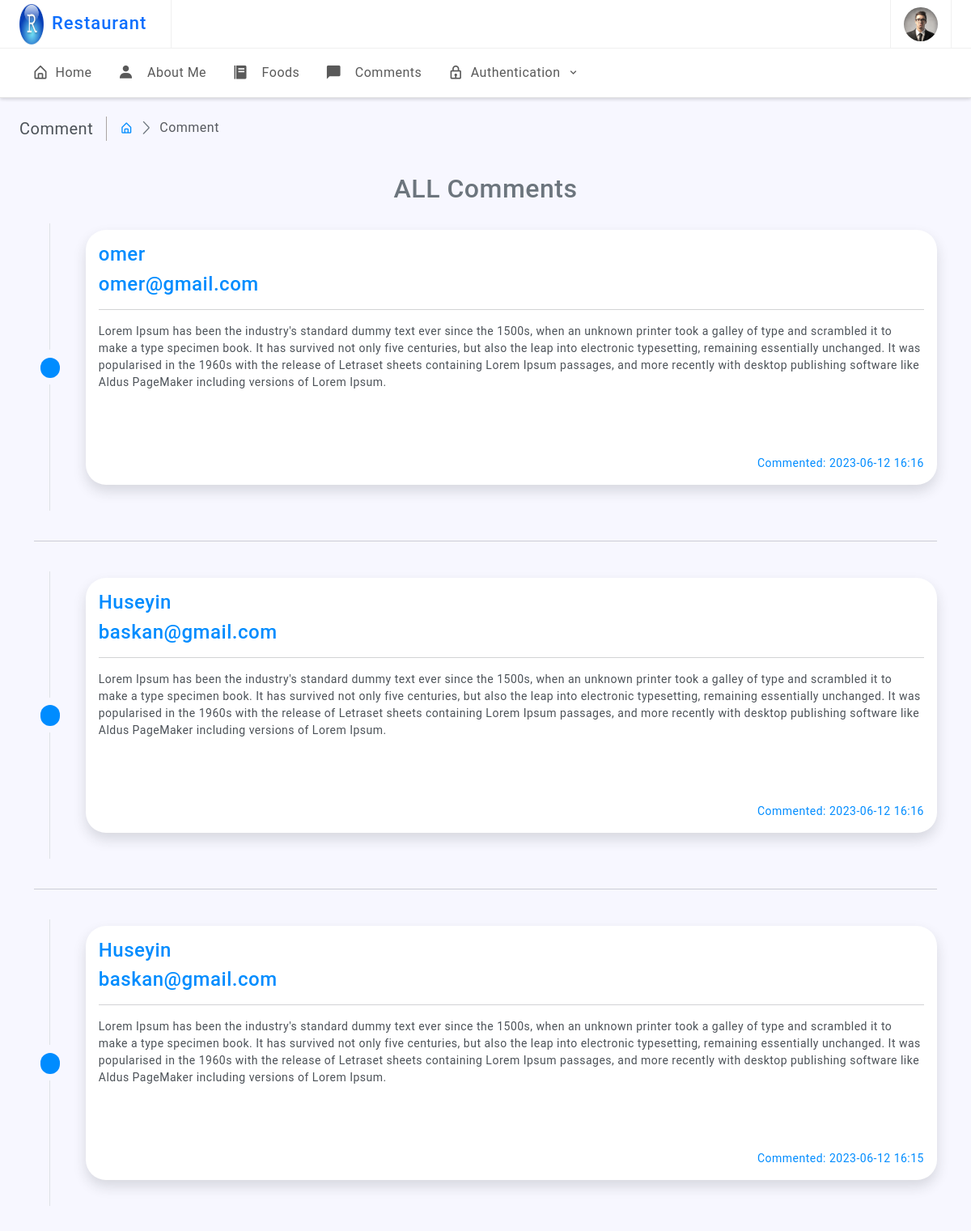
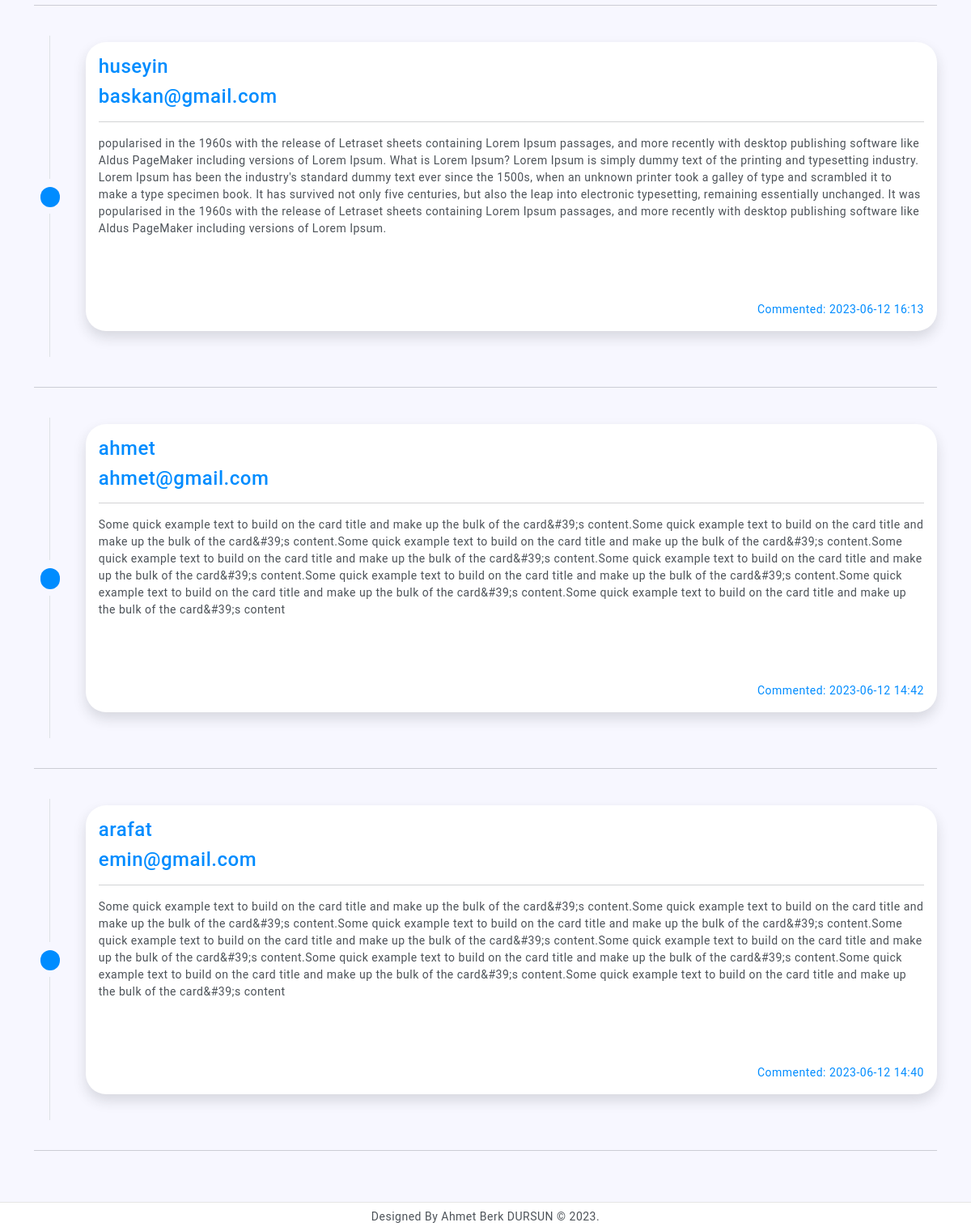
The page /commetns on the database as committed earlier (2 pictures, top to bottom).
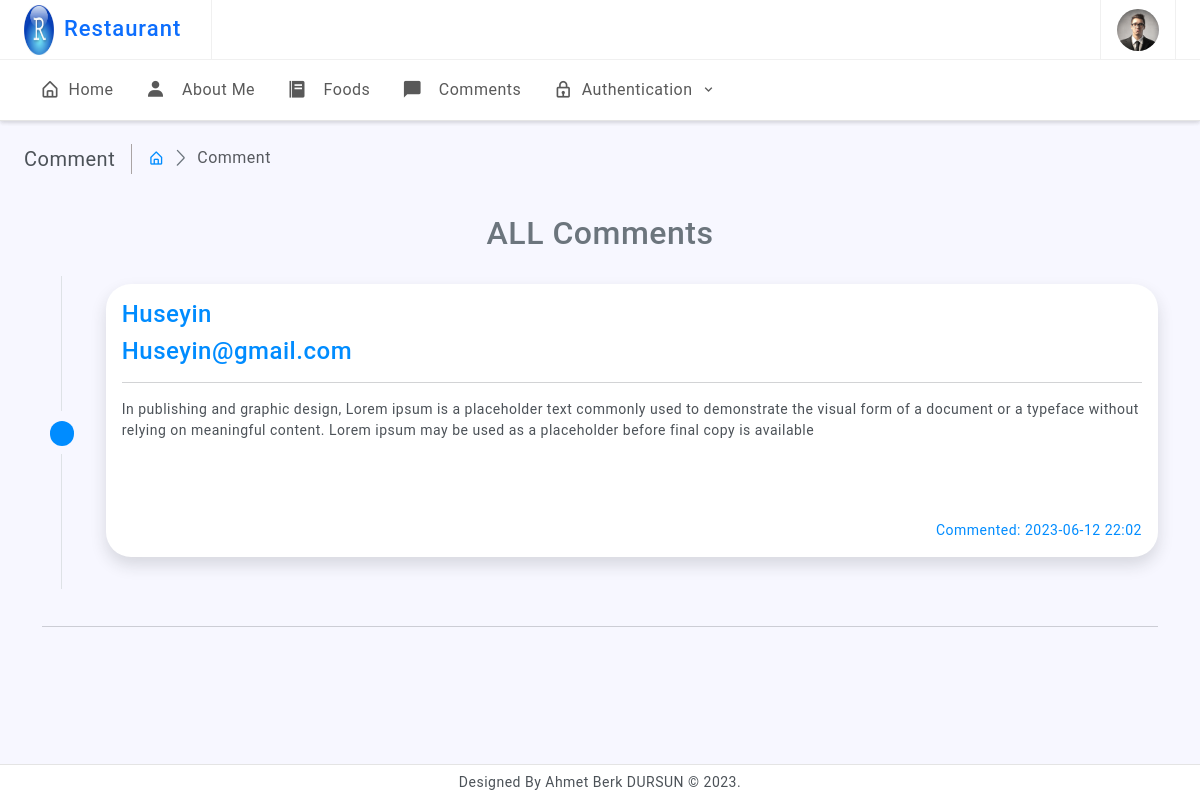
The same page on the database as committed later.
### Comments/models.py (models this page shows, shortened)
class Comment(models.Model):
    restaurant              = models.ForeignKey(Restaurants, on_delete=models.CASCADE, blank=False, null=False)
    name                    = models.CharField(max_length=64, blank=False, null=False)
    email                   = models.EmailField(max_length=128, blank=False, null=False)
    description             = models.TextField()
    date                    = models.DateTimeField(auto_now_add=True)
    waiter                  = models.IntegerField(default=1, validators=[MinValueValidator(1), MaxValueValidator(10)])
    park                    = models.IntegerField(default=1, validators=[MinValueValidator(1), MaxValueValidator(10)])
    comfortable             = models.IntegerField(default=1, validators=[MinValueValidator(1), MaxValueValidator(10)])
    air_condition           = models.IntegerField(default=1, validators=[MinValueValidator(1), MaxValueValidator(10)])
    cleaning                = models.IntegerField(default=1, validators=[MinValueValidator(1), MaxValueValidator(10)])
    flavor                  = models.IntegerField(default=1, validators=[MinValueValidator(1), MaxValueValidator(10)])
    price                   = models.IntegerField(default=1, validators=[MinValueValidator(1), MaxValueValidator(10)])
    menu_variety            = models.IntegerField(default=1, validators=[MinValueValidator(1), MaxValueValidator(10)])

### Comments/views.py (the view)
# urls.py: path('commetns', comment, name='comment'),
def comment(request):
    context = {
        'comments': Comment.objects.order_by("-date").all()
    }
    return render(request, 'comments/all_comments.html', context)

### templates/comments/all_comments.html (shortened to what this page needs)
{% extends 'base.html' %}
{% load static %}
{% block content %}
    <div class="page-wrapper">
        <div class="page-content">
            <div class="page-breadcrumb d-none d-sm-flex align-items-center mb-3">
                <div class="breadcrumb-title pe-3">Comment</div>
                <div class="ps-3">
                    <nav aria-label="breadcrumb">
                        <ol class="breadcrumb mb-0 p-0">
                            <li class="breadcrumb-item"><a href="{% url 'index' %}"><i class="bx bx-home-alt"></i></a>
                            </li>
                            <li class="breadcrumb-item active" aria-current="page">Comment</li>
                        </ol>
                    </nav>
                </div>
            </div>
            <div class="">
                <div class="">
                    <div class="container py-2">
                        {% if comments %}
                            <h2 class="font-weight-light text-center text-muted py-3">ALL Comments</h2>
                        {% else %}
                            <h2 class="font-weight-light text-center text-muted py-3">There Are No Comments</h2>
                        {% endif %}
                        {% for comment in comments %}
                            <div class="row">
                                <div class="col-auto text-center flex-column d-none d-sm-flex">
                                    <div class="row h-50">
                                        <div class="col border-end">&nbsp;</div>
                                        <div class="col">&nbsp;</div>
                                    </div>
                                    <h5 class="m-2">
                                        <span class="badge rounded-pill bg-primary">&nbsp;</span>
                                    </h5>
                                    <div class="row h-50">
                                        <div class="col border-end">&nbsp;</div>
                                        <div class="col">&nbsp;</div>
                                    </div>
                                </div>
                                <div class="col py-2">
                                    <div class="card border-primary shadow radius-15"
                                         style="border-radius: 25px">
                                        <div class="card-body">
                                            <h4 class="card-title text-primary">{{ comment.name }}</h4>
                                            <h4 class="card-title text-primary">{{ comment.email }}</h4>
                                            <hr>
                                            <p class="card-text">
                                                {{ comment.description }}
                                            </p>
                                            <br> <br><br>
                                            <div class="float-end text-primary">
                                                Commented: {{ comment.date|date:'Y-m-d H:i' }}</div>
                                        </div>
                                    </div>
                                </div>
                            </div>
                            <br>
                            <hr> <br>
                        {% endfor %}
                    </div>
                </div>
            </div>
        </div>
    </div>
{% endblock %}

### templates/base.html (shortened to what this page needs)
{% load static %}
<!doctype html>
<html lang="en">
<head>
    <link href="{% static 'assets/plugins/vectormap/jquery-jvectormap-2.0.2.css' %}" rel="stylesheet"/>
    <link href="{% static 'assets/plugins/simplebar/css/simplebar.css' %}" rel="stylesheet"/>
    <link href="{% static 'assets/plugins/perfect-scrollbar/css/perfect-scrollbar.css' %}" rel="stylesheet"/>
    <link href="{% static 'assets/css/pace.min.css' %}" rel="stylesheet"/>
    <link href="{% static 'assets/css/bootstrap.min.css' %}" rel="stylesheet">
    <link href="{% static 'assets/css/bootstrap-extended.css' %}" rel="stylesheet">
    <link href="{% static 'assets/css/app.css' %}" rel="stylesheet">
    <link href="{% static 'assets/css/icons.css' %}" rel="stylesheet">
    <link rel="stylesheet" href="{% static 'assets/css/dark-theme.css' %}"/>
    <link rel="stylesheet" href="{% static 'assets/css/semi-dark.css' %}"/>
    <link rel="stylesheet" href="{% static 'assets/css/header-colors.css' %}"/>
</head>
<body>
<div class="wrapper">
    <div class="header-wrapper">
        <header>
            <div class="topbar d-flex align-items-center">
                <nav class="navbar navbar-expand gap-3">
                    <div class="topbar-logo-header d-none d-lg-flex">
                        <div class="">
                            <a href="{% url 'index' %}"><img src="{% static 'assets/images/r_logo.jpeg' %}" height="50px"
                                                             width="50px" class="logo-icon" alt="logo icon"></a>
                        </div>
                        <div class="">
                            <a href="{% url 'index' %}"><h4 class="logo-text">Restaurant</h4></a>
                        </div>
                    </div>
                    <div class="user-box dropdown px-3">
                        <a class="d-flex align-items-center nav-link dropdown-toggle gap-3 dropdown-toggle-nocaret"
                           href="#" role="button" data-bs-toggle="dropdown" aria-expanded="false">
                            <img src="{% static 'assets/images/avatars/avatar-9.png' %}" class="user-img"
                                 alt="user avatar">
                        </a>
                    </div>
                </nav>
            </div>
        </header>
        <div class="primary-menu">
            <nav class="navbar navbar-expand-lg align-items-center">
                <div class="offcanvas offcanvas-start" tabindex="-1" id="offcanvasNavbar"
                     aria-labelledby="offcanvasNavbarLabel">
                    <div class="offcanvas-body">
                        <ul class="navbar-nav align-items-center flex-grow-1">
                            <li class="nav-item dropdown">
                                <a class="nav-link dropdown-toggle dropdown-toggle-nocaret" href="javascript:;"
                                   data-bs-toggle="dropdown">
                                    <div class="parent-icon">
                                    </div>
                                    <div class="menu-title d-flex align-items-center">Home</div>
                                    <div class="ms-auto dropy-icon">Home</div>
                                </a>
                            </li>
                        </ul>
                    </div>
                </div>
            </nav>
        </div>
        <div class="primary-menu">
            <nav class="navbar navbar-expand-lg align-items-center">
                <div class="offcanvas offcanvas-start" tabindex="-1" id="offcanvasNavbar"
                     aria-labelledby="offcanvasNavbarLabel">
                    <div class="offcanvas-body">
                        <ul class="navbar-nav align-items-center flex-grow-1">
                            <li class="nav-item">
                                <a href="{% url 'index' %}" class="nav-link " href="javascript:;">
                                    <div class="parent-icon"><i class='bx bx-home-alt'></i>
                                    </div>
                                    <div class="menu-title d-flex align-items-center">Home</div>
                                </a>
                            </li>
                            <li class="nav-item dropdown">
                                <a class="nav-link" href="{% url 'aboutMe' %}"
                                >
                                    <div class="parent-icon"><i class='bx bxs-user me-2'></i>
                                    </div>
                                    <div class="menu-title d-flex align-items-center">About Me</div>
                                </a>
                            </li>
                            <li class="nav-item dropdown">
                                <a class="nav-link" href="{% url 'food' %}">
                                    <div class="parent-icon"><i class='bx bxs-food-menu me-2'></i>
                                    </div>
                                    <div class="menu-title d-flex align-items-center">Foods</div>
                                </a>
                            </li>
                            <li class="nav-item dropdown">
                                <a class="nav-link" href="{% url 'comment' %}"
                                >
                                    <div class="parent-icon"><i class='bx bxs-comment me-2'></i>
                                    </div>
                                    <div class="menu-title d-flex align-items-center">Comments</div>
                                </a>
                            </li>
                            <li class="nav-item dropdown">
                                <a class="nav-link dropdown-toggle dropdown-toggle-nocaret" href="javascript:;"
                                   data-bs-toggle="dropdown">
                                    <div class="parent-icon"><i class='bx bx-lock'></i>
                                    </div>
                                    <div class="menu-title d-flex align-items-center">Authentication</div>
                                    <div class="ms-auto dropy-icon"><i class='bx bx-chevron-down'></i></div>
                                </a>
                            </li>
                        </ul>
                    </div>
                </div>
            </nav>
        </div>
    </div>
    {% block content %}
    {% endblock %}
    <footer class="page-footer">
        <p class="mb-0">Designed By Ahmet Berk DURSUN © 2023.</p>
    </footer>
</div>
</body>
</html>

### static/assets/css/app.css (style rules this page uses)
body { font-size: 14px; color: #4c5258; letter-spacing: 0.5px; background-color: #f7f7ff; font-family: 'Roboto', sans-serif; }
a { text-decoration: none; }
.wrapper { width: 100%; position: relative; }
.topbar-logo-header { width: auto; align-items: center; padding: 0 30px 0 0; height: 60px; border-right: 1px solid #f0f0f0; }
.logo-icon { width: 30px; }
.logo-text { font-size: 22px; margin-left: 10px; margin-bottom: 0; letter-spacing: 1px; color: #0d6efd; }
.topbar { position: fixed; top: 0; left: 0; right: 0; height: 60px; background: #ffffff; border-bottom: 1px solid #f0f0f0; z-index: 10; }
.topbar .navbar { width: 100%; height: 60px; padding-left: 1.5rem; padding-right: 1.5rem; }
.page-wrapper { height: 100%; margin-top: 120px; margin-bottom: 30px; margin-left: 0px; }
.page-content { padding: 1.5rem; }
.page-footer { background: #ffffff; left: 0px; right: 0; bottom: 0; position: fixed; text-align: center; padding: 7px; font-size: 14px; border-top: 1px solid #e4e4e4; z-index: 3; }
.primary-menu .navbar .navbar-nav .nav-item { width: 100%; }
.primary-menu .navbar .navbar-nav a.nav-link { display: flex; align-items: center; justify-content: start; gap: 0.5rem; font-size: 16px; border-radius: 0; padding: 0.25rem 1rem; margin: 2px 0rem; border-bottom: 1px solid #e3e3e3; }
.primary-menu .navbar .navbar-nav a.nav-link:first-child { margin-left: 0; }
.primary-menu .navbar .navbar-nav a.nav-link:last-child { margin-right: 0; }
.primary-menu .navbar .navbar-nav a .parent-icon { font-size: 20px; }
@media screen and (min-width:992px) { .primary-menu .navbar .navbar-nav a.nav-link { border-radius: 6px; margin: 0px 0.3rem; border-bottom: 0px solid #e3e3e3; } }
@media screen and (min-width:992px) { .primary-menu .navbar { position: fixed; top: 60px; right: 0; left: 0; z-index: 9; border-bottom: 1px solid #e4e4e4; box-shadow: 0 .125rem .25rem rgba(0, 0, 0, .075)!important; background: #ffffff; padding: 10px 1.5rem; } }
@media screen and (min-width:992px) { .primary-menu .navbar .navbar-nav .nav-item { width: auto; } }
.breadcrumb-title { font-size: 20px; border-right: 1.5px solid #aaa4a4; }
.page-breadcrumb .breadcrumb li.breadcrumb-item { font-size: 16px; }
.page-breadcrumb .breadcrumb-item+.breadcrumb-item::before { display: inline-block; padding-right: .5rem; color: #6c757d; font-family: 'LineIcons'; content: "\ea5c"; }
.radius-15 { border-radius: 15px; }
.dropend .dropdown-toggle-nocaret:after, .dropdown-toggle-nocaret:after { display: none }
.user-img { width: 42px; height: 42px; border-radius: 50%; border: 0 solid #e5e5e5; padding: 0; }
.user-box { display: flex; align-items: center; height: 60px; border-left: 1px solid #f0f0f0; border-right: 1px solid #f0f0f0; }

Rows that differ between the two databases and show on the page:
removed Comment: name "omer", email "omer@gmail.com", description "Lorem Ipsum has been the industry's standard dummy text ever since the 1500s, when an unknown printer took a galley of type and scrambled it to make a type specimen book. It has survived not only five centuries, but also the leap into electronic typesetting, remaining essentially unchanged. It was popularised in the 1960s with the release of Letraset sheets containing Lorem Ipsum passages, and more recently with desktop publishing software like Aldus PageMaker including versions of Lorem Ipsum.", date "2023-06-12 16:16"
removed Comment: name "Huseyin", email "baskan@gmail.com", description "Lorem Ipsum has been the industry's standard dummy text ever since the 1500s, when an unknown printer took a galley of type and scrambled it to make a type specimen book. It has survived not only five centuries, but also the leap into electronic typesetting, remaining essentially unchanged. It was popularised in the 1960s with the release of Letraset sheets containing Lorem Ipsum passages, and more recently with desktop publishing software like Aldus PageMaker including versions of Lorem Ipsum.", date "2023-06-12 16:16"
removed Comment: name "Huseyin", email "baskan@gmail.com", description "Lorem Ipsum has been the industry's standard dummy text ever since the 1500s, when an unknown printer took a galley of type and scrambled it to make a type specimen book. It has survived not only five centuries, but also the leap into electronic typesetting, remaining essentially unchanged. It was popularised in the 1960s with the release of Letraset sheets containing Lorem Ipsum passages, and more recently with desktop publishing software like Aldus PageMaker including versions of Lorem Ipsum.", date "2023-06-12 16:15"
removed Comment: name "huseyin", email "baskan@gmail.com", description "popularised in the 1960s with the release of Letraset sheets containing Lorem Ipsum passages, and more recently with desktop publishing software like Aldus PageMaker including versions of Lorem Ipsum. What is Lorem Ipsum? Lorem Ipsum is simply dummy text of the printing and typesetting industry. Lorem Ipsum has been the industry's standard dummy text ever since the 1500s, when an unknown printer took a galley of type and scrambled it to make a type specimen book. It has survived not only five centuries, but also the leap into electronic typesetting, remaining essentially unchanged. It was popularised in the 1960s with the release of Letraset sheets containing Lorem Ipsum passages, and more…", date "2023-06-12 16:13"
removed Comment: name "ahmet", email "ahmet@gmail.com", description "Some quick example text to build on the card title and make up the bulk of the card&#39;s content.Some quick example text to build on the card title and make up the bulk of the card&#39;s content.Some quick example text to build on the card title and make up the bulk of the card&#39;s content.Some quick example text to build on the card title and make up the bulk of the card&#39;s content.Some quick example text to build on the card title and make up the bulk of the card&#39;s content.Some quick example text to build on the card title and make up the bulk of the card&#39;s content.Some quick example text to build on the card title and make up the bulk of the card&#39;s content.Some quick…", date "2023-06-12 14:42"
removed Comment: name "arafat", email "emin@gmail.com", description "Some quick example text to build on the card title and make up the bulk of the card&#39;s content.Some quick example text to build on the card title and make up the bulk of the card&#39;s content.Some quick example text to build on the card title and make up the bulk of the card&#39;s content.Some quick example text to build on the card title and make up the bulk of the card&#39;s content.Some quick example text to build on the card title and make up the bulk of the card&#39;s content.Some quick example text to build on the card title and make up the bulk of the card&#39;s content.Some quick example text to build on the card title and make up the bulk of the card&#39;s content.Some quick…", date "2023-06-12 14:40"
added Comment: name "Huseyin", email "Huseyin@gmail.com", description "In publishing and graphic design, Lorem ipsum is a placeholder text commonly used to demonstrate the visual form of a document or a typeface without relying on meaningful content. Lorem ipsum may be used as a placeholder before final copy is available", date "2023-06-12 22:02"
